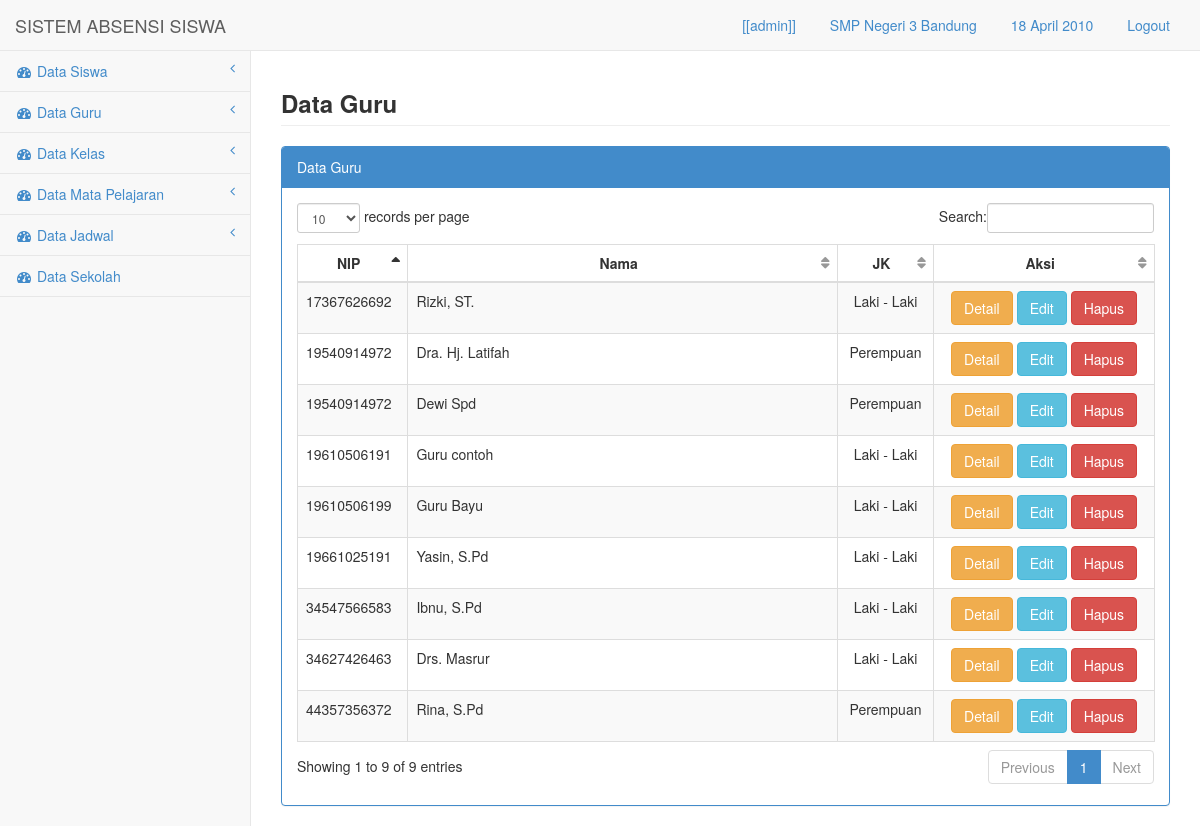
Screenshot of /media.php?module=guru (signed in) with the database file from the repository.
### tables this page shows
CREATE TABLE `sekolah` (
  `id` int(10) NOT NULL,
  `kode` varchar(50) NOT NULL,
  `nama` varchar(100) NOT NULL,
  `alamat` text NOT NULL
);

CREATE TABLE `guru` (
  `idg` int(10) NOT NULL,
  `nip` varchar(50) NOT NULL,
  `nama` varchar(100) NOT NULL,
  `jk` varchar(3) NOT NULL,
  `alamat` text NOT NULL,
  `pass` text NOT NULL
);

### config/fungsi.php (called while the page is built, shortened)
<?php
function tgl_ina($parameter){
$thn=substr($parameter,0,4);
$b=substr($parameter,5,2);
$tgl=substr($parameter,-2);
if($b==1) {$bln="Januari";}
else if($b==2) {$bln="Februari";}
else if($b==3) {$bln="Maret";}
else if($b==4) {$bln="April";}
$tanggal=$tgl . " ".$bln ." ".$thn;
return $tanggal;
}
?>

### module/guru/guru.php (the view, shortened to what this page needs)
            <div class="row">
                <div class="col-lg-12">
					<h3 class="page-header"><strong>Data Guru</strong></h3>
                </div>
            </div>
            <div class="row">
                <div class="col-lg-12">
                    <div class="panel panel-primary">
                        <div class="panel-heading">
                            Data Guru
                        </div>
                        <div class="panel-body">
                            <div class="table-responsive">
                                <table class="table table-striped table-bordered table-hover" id="dataTables-example">
                                    <thead>
                                        <tr>
											<th class="text-center">NIP</th>
                                            <th class="text-center" width="50%">Nama</th>
                                            <th class="text-center">JK</th>
                                            <th class="text-center">Aksi</th>
                                        </tr>
                                    </thead>
                                    <tbody>
<?php
$sql=mysql_query("select * from guru");
	while($rs=mysql_fetch_array($sql))
	{ ?>                                        <tr class="odd gradeX">
                                            <td><?php echo"$rs[nip]";  ?></td>
                                            <td><?php echo"$rs[nama]";  ?></td>
<?php
if($rs['jk']=="L"){
?>
                                            <td class="text-center">Laki - Laki</td>
<?php
}else{
?>
                                            <td class="text-center">Perempuan</td>
<?php
}
?>
                                         <td class="text-center">
										 <a href="./././media.php?module=detail_guru&idg=<?php echo $rs['idg'] ?>">
										 <button type="button" class="btn btn-warning">Detail</button>
										 <a href="./././media.php?module=input_guru&act=edit_guru&idg=<?php echo $rs['idg'] ?>">
										 <button type="button" class="btn btn-info">Edit</button>
										 <a href="././module/simpan.php?act=hapus_guru&idg=<?php echo $rs['idg'] ?>">
										 <button type="button" class="btn btn-danger">Hapus</button></a></td>
                                        </tr>
<?php
}
?>
                                    </tbody>
                                </table>
                            </div>
                        </div>
                    </div>
                </div>
            </div>

### media.php (shortened to what this page needs)
<?php
if(!empty($_SESSION['nama'])){
$usre=$_SESSION['nama'];
$level=$_SESSION['level'];
$klss=$_SESSION['idk'];
$idd=$_SESSION['id'];
include "config/fungsi.php";
?>
<!DOCTYPE html>
<html>
<head>
    <link href="css/bootstrap.min.css" rel="stylesheet">
    <link href="font-awesome/css/font-awesome.css" rel="stylesheet">
    <link href="css/plugins/dataTables/dataTables.bootstrap.css" rel="stylesheet">
    <link href="css/sb-admin.css" rel="stylesheet">
</head>
<body>
    <div id="wrapper">
        <nav class="navbar navbar-default navbar-fixed-top" role="navigation" style="margin-bottom: 0">
            <div class="navbar-header">
                <a class="navbar-brand" href="media.php?module=home">SISTEM ABSENSI SISWA</a>
            </div>
            <ul class="nav navbar-top-links navbar-right">
                <li class="dropdown">
                    <a class="dropdown-toggle" data-toggle="dropdown" href="#">
<?php
if($level=="admin") {
echo "[[$usre]]";
}
elseif($level=="guru") {
echo "Guru: $usre";
}
else {
echo "Siswa: $usre";
}
?>
                   </a>
                </li>
       <li class="dropdown">
                    <a class="dropdown-toggle" data-toggle="dropdown" href="#">
<?php
if($level=="admin" OR $level=="guru"){
	$sqla=mysql_query("select * from sekolah where id='$idd'");
	$rsa=mysql_fetch_array($sqla);
echo "$rsa[nama]" ;
}else{
	$sql=mysql_query("select * from kelas where idk='$klss'");
	$rs=mysql_fetch_array($sql);
  $sqla=mysql_query("select * from sekolah where id='$idd'");
  $rsa=mysql_fetch_array($sqla);
echo "Kelas: $rs[nama] | $rsa[nama]";
}
?>
                   </a>
                </li>
                <li class="dropdown">
                    <a class="dropdown-toggle" data-toggle="dropdown" href="#">
<?php
$tgl_lengkap= tgl_ina(date("Y-m-d"));
if ($level=="guru") {
$hhari= hari_ina(date("l"));
echo "<b>$hhari, $tgl_lengkap</b>"; echo " | <label class='labelol' id='clock'></label>";
}
else {
  echo "$tgl_lengkap";
}
 ?>
                   </a>
                </li>
                <li class="dropdown">
                    <a class="dropdown-toggle" data-toggle="" href="logout.php">
<?php echo "Logout"; ?>
                   </a>
                </li>
            </ul>
            <div class="navbar-default navbar-static-side" role="navigation">
                <div class="sidebar-collapse">
                    <ul class="nav" id="side-menu">
<?php if($level=='admin'){ ?>
                        <li>
                            <a href="#"><i class="fa fa-dashboard fa-fw"></i> Data Siswa<span class="fa arrow"></span></a>
                        </li>
                        <li>
                            <a href="#"><i class="fa fa-dashboard fa-fw"></i> Data Guru<span class="fa arrow"></span></a>
                        </li>
<?php } ?>
<?php if($level=='admin'){ ?>
                        <li>
                            <a href="#"><i class="fa fa-dashboard fa-fw"></i> Data Kelas<span class="fa arrow"></span></a>
                        </li>
<?php } ?>
<?php if($level=='admin'){ ?>
                        <li>
                            <a href="#"><i class="fa fa-dashboard fa-fw"></i> Data Mata Pelajaran<span class="fa arrow"></span></a>
                        </li>
<?php } ?>
<?php if($level=='admin'){ ?>
                        <li>
                            <a href="#"><i class="fa fa-dashboard fa-fw"></i> Data Jadwal<span class="fa arrow"></span></a>
                        </li>
<?php } ?>
<?php if($level=='admin'){ ?>
                          <li>
                            <a href="media.php?module=sekolah"><i class="fa fa-dashboard fa-fw"></i> Data Sekolah</a>
                        </li>
<?php } ?>
                    </ul>
                </div>
            </div>
        </nav>
        <div id="page-wrapper">
<?php include "content.php";  ?>
        </div>
    </div>
</body>
</html>
<?php }
else {
  echo "<center><h2>Anda Harus Login Terlebih Dahulu</h2>
    <a href=index.php><b>Klik ini untuk Login</b></a></center>";
}
?>

### content.php (shortened to what this page needs)
<html>
    <head>
    </head>
<body>
<?php
if($_GET['module']=="guru"){
include "module/guru/guru.php";
}
?>
</body>
</html>

### css/sb-admin.css (style rules this page uses)
body { padding-top: 100px; background-color: #f8f8f8; }
@media (min-width:768px) { body { padding-top: 50px; } }
#wrapper { width: 100%; height:100%; }
#page-wrapper { padding: 0 15px; min-height: 579px; height:100%; background-color: #fff; }
@media (min-width:768px) { #page-wrapper { position: inherit; margin: 0 0 0 250px; padding: 0 30px; height:100%; border-left: 1px solid #e7e7e7; } }
.navbar-top-links li { display: inline-block; }
.navbar-top-links li:last-child { margin-right: 15px; }
.navbar-top-links li a { padding: 15px; min-height: 50px; }
.navbar-static-side ul li { border-bottom: 1px solid #e7e7e7; }
.arrow { float: right; }
.fa.arrow:before { content: "\f104"; }
@media (min-width:768px) { .navbar-static-side { z-index: 1; position: absolute; width: 250px; margin-top: 51px; } }
table.dataTable thead .sorting, table.dataTable thead .sorting_asc, table.dataTable thead .sorting_desc, table.dataTable thead .sorting_asc_disabled, table.dataTable thead .sorting_desc_disabled { background: transparent; }
table.dataTable thead .sorting_asc:after { content: "\f0de"; float: right; font-family: fontawesome; }
table.dataTable thead .sorting:after { content: "\f0dc"; float: right; font-family: fontawesome; color: rgba(50,50,50,.5); }

### rows the page displays
sekolah: nama "SMP Negeri 3 Bandung"
guru: nip "19610506199", nama "Guru Bayu", jk "Laki - Laki"
guru: nip "19540914972", nama "Dra. Hj. Latifah", jk "Perempuan"
guru: nip "19661025191", nama "Yasin, S.Pd", jk "Laki - Laki"
guru: nip "34547566583", nama "Ibnu, S.Pd", jk "Laki - Laki"
guru: nip "34627426463", nama "Drs. Masrur", jk "Laki - Laki"
guru: nip "44357356372", nama "Rina, S.Pd", jk "Perempuan"
guru: nip "17367626692", nama "Rizki, ST.", jk "Laki - Laki"
guru: nip "19540914972", nama "Dewi Spd", jk "Perempuan"
guru: nip "19610506191", nama "Guru contoh", jk "Laki - Laki"

### other values shown
$usre "admin"
$tgl_lengkap "18 April 2010"
